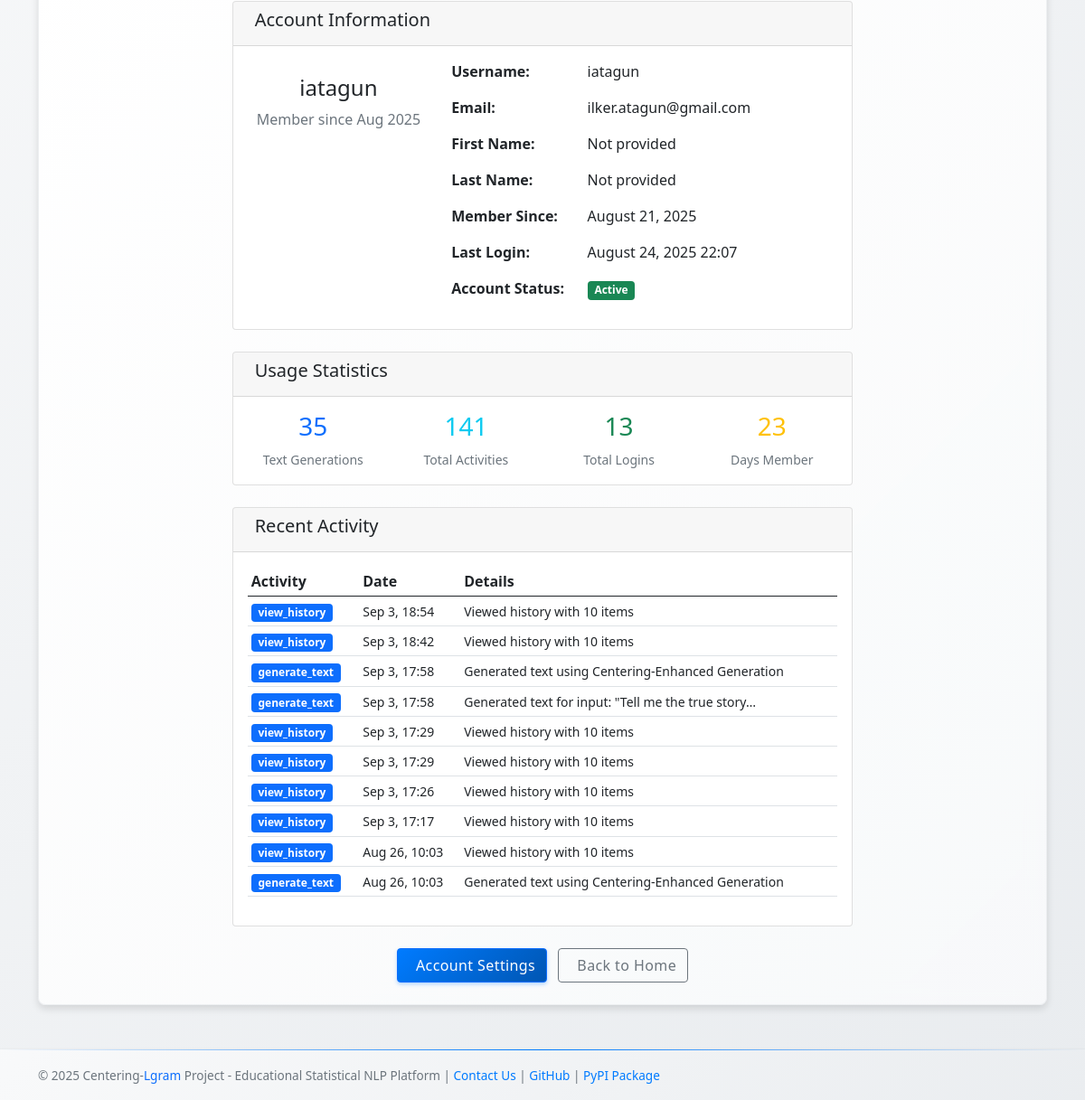
Before: /profile/ (signed in, lower part) with the older database file.
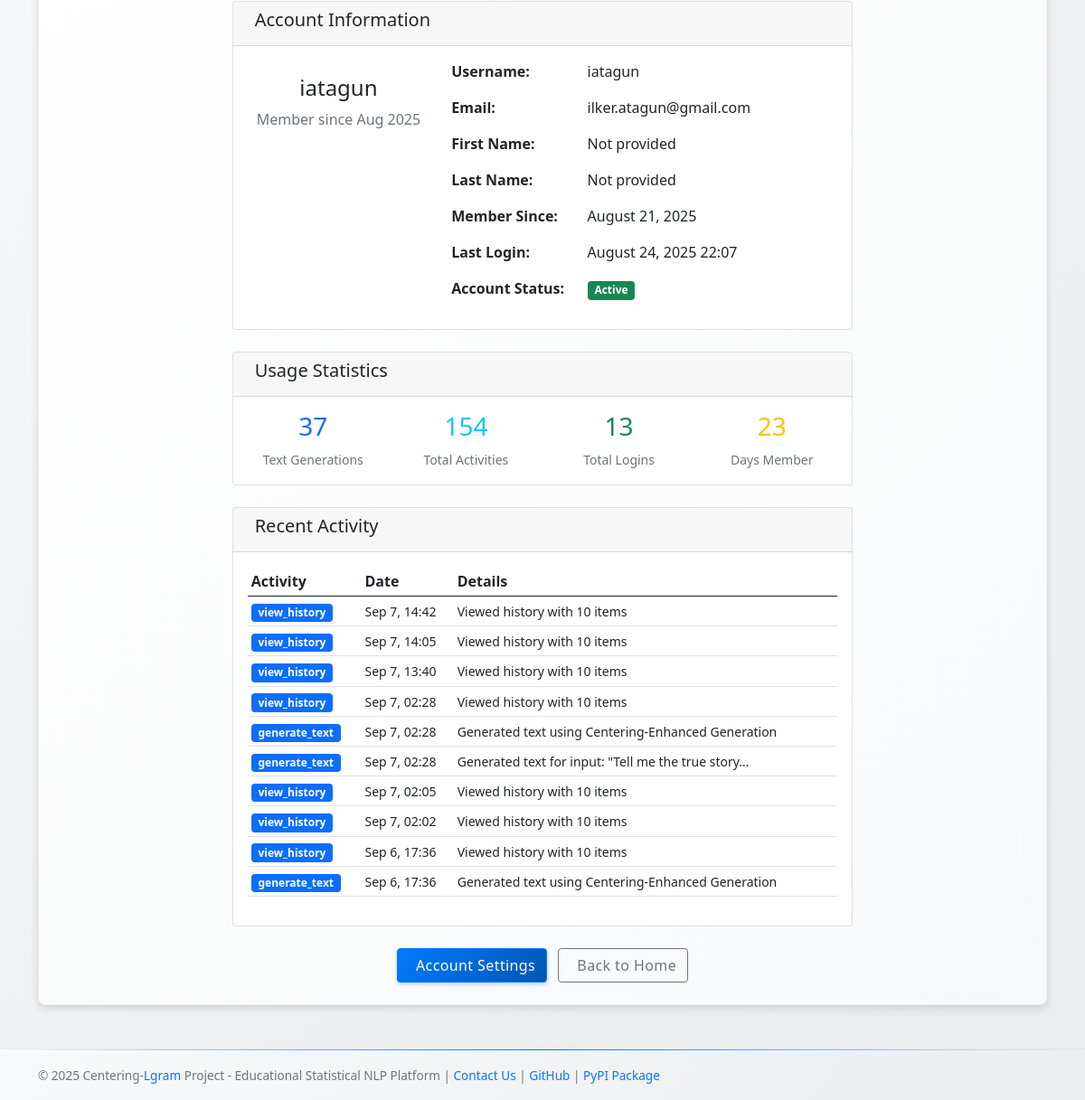
After: the same page with the newer database file.
### main/models.py (models this page shows, shortened)
class UserActivityLog(models.Model):
    ACTION_CHOICES = [
        ('login', 'Login'),
        ('logout', 'Logout'),
        ('generate_text', 'Generate Text'),
        ('view_history', 'View History'),
        ('view_transition_analysis', 'View Transition Analysis'),
        ('view_coherence_report', 'View Coherence Report'),
        ('register', 'Register'),
        ('profile_update', 'Profile Update'),
        ('password_change', 'Password Change'),
    ]
    user = models.ForeignKey(User, on_delete=models.CASCADE, related_name='activity_logs', null=True, blank=True)
    session_key = models.CharField(max_length=40, db_index=True, blank=True)
    action = models.CharField(max_length=50, choices=ACTION_CHOICES)
    description = models.TextField(blank=True)
    ip_address = models.GenericIPAddressField(null=True, blank=True)
    user_agent = models.TextField(blank=True)
    timestamp = models.DateTimeField(default=timezone.now)
    additional_data = models.JSONField(default=dict, blank=True)  # Ekstra veri için
    class Meta:
        ordering = ['-timestamp']
        verbose_name = 'User Activity Log'
        verbose_name_plural = 'User Activity Logs'
        indexes = [
            models.Index(fields=['user', '-timestamp']),
            models.Index(fields=['action', '-timestamp']),
            models.Index(fields=['session_key', '-timestamp']),
        ]

### main/views.py (the view)
# urls.py: path('profile/', profile_view, name='profile'),
@login_required
def profile_view(request):
	total_generations = GeneratedText.objects.filter(user=request.user).count()
	total_activities = UserActivityLog.objects.filter(user=request.user).count()
	login_count = UserLoginLog.objects.filter(user=request.user, login_successful=True).count()
	days_member = (timezone.now() - request.user.date_joined).days
	stats = {
		'total_generations': total_generations,
		'total_activities': total_activities,
		'login_count': login_count,
		'days_member': days_member,
	}
	recent_activities = UserActivityLog.objects.filter(
		user=request.user
	).order_by('-timestamp')[:10]
	return render(request, 'main/profile.html', {
		'stats': stats,
		'recent_activities': recent_activities,
	})

### main/context_processors.py (called while the page is built)
def language_context(request):
    current_language = translation.get_language() or 'en'
    return {
        'LANGUAGE_CODE': current_language,
        'simple_translate': lambda text: simple_translate(text, current_language),
    }

### main/templates/main/profile.html (shortened to what the changed rows need)
{% extends 'main/base.html' %}
{% load static %}
{% block Generator %}
<div class="container mt-4">
    <div class="row">
        <div class="col-md-8 mx-auto">
            <div class="card mt-4">
                <div class="card-body">
                    <div class="row">
                        <div class="col-md-3 text-center">
                            <h3 class="text-primary">{{ stats.total_generations }}</h3>
                            <small class="text-muted">Text Generations</small>
                        </div>
                        <div class="col-md-3 text-center">
                            <h3 class="text-info">{{ stats.total_activities }}</h3>
                            <small class="text-muted">Total Activities</small>
                        </div>
                    </div>
                </div>
            </div>
            <div class="card mt-4">
                <div class="card-body">
                    {% if recent_activities %}
                        <div class="table-responsive">
                            <table class="table table-sm">
                                <thead>
                                    <tr>
                                        <th>Activity</th>
                                        <th>Date</th>
                                        <th>Details</th>
                                    </tr>
                                </thead>
                                <tbody>
                                    {% for activity in recent_activities %}
                                    <tr>
                                        <td>
                                            <span class="badge bg-primary">{{ activity.action }}</span>
                                        </td>
                                        <td>
                                            <small>{{ activity.timestamp|date:"M j, H:i" }}</small>
                                        </td>
                                        <td>
                                            <small>{{ activity.description|truncatechars:50 }}</small>
                                        </td>
                                    </tr>
                                    {% endfor %}
                                </tbody>
                            </table>
                        </div>
                    {% else %}
                        <p class="text-muted text-center">No recent activities found.</p>
                    {% endif %}
                </div>
            </div>
        </div>
    </div>
</div>
{% endblock %}

Changed rows visible on the page:
no longer on this page (row unchanged): UserActivityLog: action "view_history", timestamp "Sep 3, 18:54", description "Viewed history with 10 items"
no longer on this page (row unchanged): UserActivityLog: action "view_history", timestamp "Sep 3, 18:42", description "Viewed history with 10 items"
no longer on this page (row unchanged): UserActivityLog: action "generate_text", timestamp "Sep 3, 17:58", description "Generated text using Centering-Enhanced Generation"
no longer on this page (row unchanged): UserActivityLog: action "generate_text", timestamp "Sep 3, 17:58", description "Generated text for input: \"Tell me the true story…"
no longer on this page (row unchanged): UserActivityLog: action "view_history", timestamp "Sep 3, 17:29", description "Viewed history with 10 items"
no longer on this page (row unchanged): UserActivityLog: action "view_history", timestamp "Sep 3, 17:29", description "Viewed history with 10 items"
no longer on this page (row unchanged): UserActivityLog: action "view_history", timestamp "Sep 3, 17:26", description "Viewed history with 10 items"
no longer on this page (row unchanged): UserActivityLog: action "view_history", timestamp "Sep 3, 17:17", description "Viewed history with 10 items"
no longer on this page (row unchanged): UserActivityLog: action "view_history", timestamp "Aug 26, 10:03", description "Viewed history with 10 items"
no longer on this page (row unchanged): UserActivityLog: action "generate_text", timestamp "Aug 26, 10:03", description "Generated text using Centering-Enhanced Generation"
added UserActivityLog: action "view_history", timestamp "Sep 7, 14:42", description "Viewed history with 10 items"
added UserActivityLog: action "view_history", timestamp "Sep 7, 14:05", description "Viewed history with 10 items"
added UserActivityLog: action "view_history", timestamp "Sep 7, 13:40", description "Viewed history with 10 items"
added UserActivityLog: action "view_history", timestamp "Sep 7, 02:28", description "Viewed history with 10 items"
added UserActivityLog: action "generate_text", timestamp "Sep 7, 02:28", description "Generated text using Centering-Enhanced Generation"
added UserActivityLog: action "generate_text", timestamp "Sep 7, 02:28", description "Generated text for input: \"Tell me the true story…"
added UserActivityLog: action "view_history", timestamp "Sep 7, 02:05", description "Viewed history with 10 items"
added UserActivityLog: action "view_history", timestamp "Sep 7, 02:02", description "Viewed history with 10 items"
added UserActivityLog: action "view_history", timestamp "Sep 6, 17:36", description "Viewed history with 10 items"
added UserActivityLog: action "generate_text", timestamp "Sep 6, 17:36", description "Generated text using Centering-Enhanced Generation"
Other visible differences:
{{ stats.total_generations }}: "35" → "37"
{{ stats.total_activities }}: "141" → "154"
